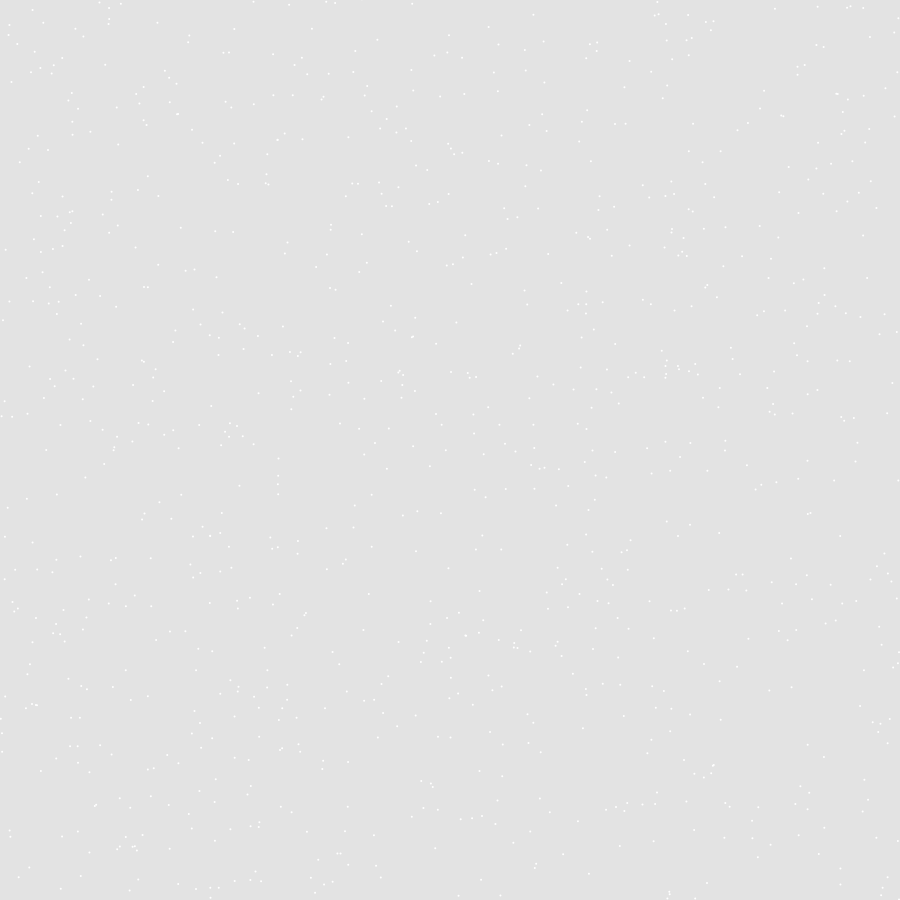
Frame 1 (no input)
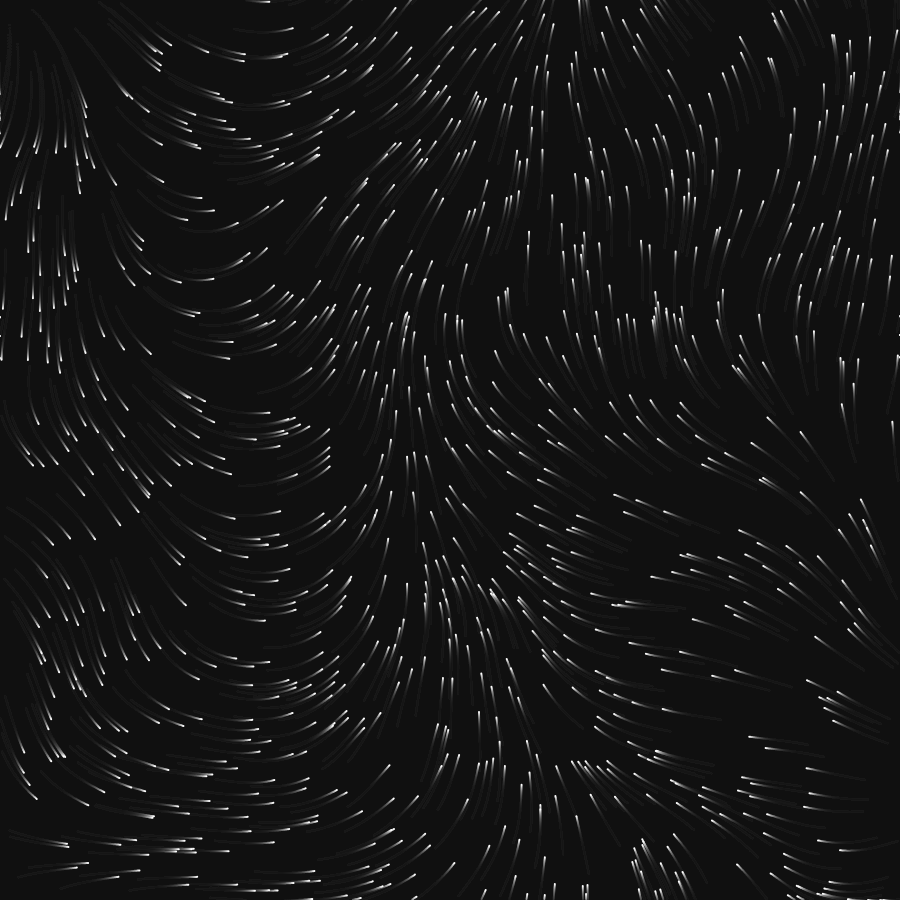
Frame 60 (no input)
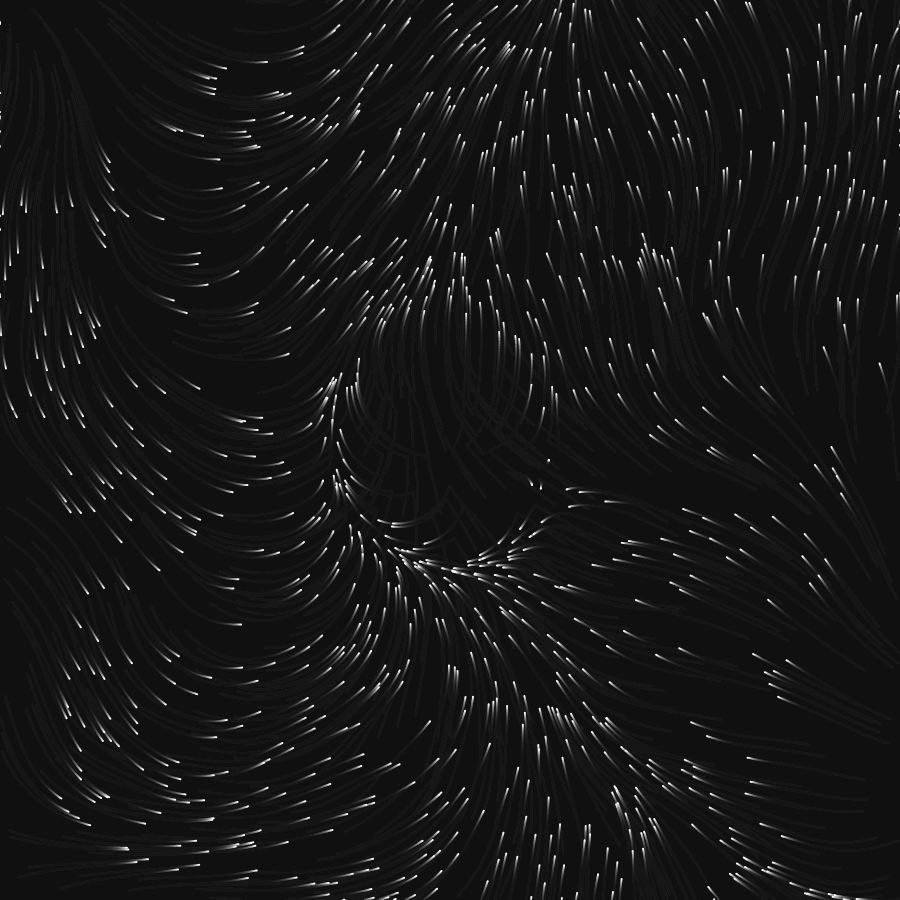
Frame 120 (the mouse pressed at the canvas centre since frame 60)

The p5.js sketch that drew these frames (run headless with seeded random() and noise() and a simulated clock; from frame 60 on, the mouse is pressed at the canvas centre):

// p5.js sketch
// ── sketch.js
let particles = [];

function setup() {
  const s = min(windowWidth, windowHeight) * 0.9;
  createCanvas(s, s);

  for (let i = 0; i < 1000; i++) {
    particles.push(createVector(random(width), random(height)));
  }
}

function windowResized() {
  const s = min(windowWidth, windowHeight) * 0.9;
  resizeCanvas(s, s);
  redraw();
}

const CONSTANT = 0.001;
const FORCE_RADIUS = 150; // zona de influencia del ratón
let FORCE_STRENGTH = -3; // cuánto afecta

function draw() {
  noStroke();
  fill(20, 30);
  rect(0, 0, width, height); // trail
  fill(255);

  for (let p of particles) {
    // Dirección base por ruido
    let angle =
      noise(p.x * CONSTANT, p.y * CONSTANT, frameCount * CONSTANT) * PI * 4;

    // let angle = random(p.x * CONSTANT, p.y * CONSTANT) * PI * 1;

    let vx = cos(angle);
    let vy = sin(angle);

    // Vector hacia el ratón
    let d = dist(p.x, p.y, mouseX, mouseY);
    if (d < FORCE_RADIUS) {
      let dir = createVector(mouseX - p.x, mouseY - p.y);
      dir.normalize();
      // fuerza de atracción proporcional a la distancia
      dir.mult(map(d, 0, FORCE_RADIUS, FORCE_STRENGTH, 0));
      vx += dir.x;
      vy += dir.y;
    }

    // Actualización de posición
    p.x += vx;
    p.y += vy;
    ellipse(p.x, p.y, 2);

    // Envolvente (wrap)
    if (p.x < 0) p.x = width;
    if (p.x > width) p.x = 0;
    if (p.y < 0) p.y = height;
    if (p.y > height) p.y = 0;
  }
}

function mouseWheel(event) {
  // Cambia la fuerza de atracción/repulsión con la rueda del ratón
  if (event.delta > 0) {
    FORCE_STRENGTH = max(FORCE_STRENGTH - 0.5, -10); // límite inferior
  } else {
    FORCE_STRENGTH = min(FORCE_STRENGTH + 0.5, 10); // límite superior
  }
}
